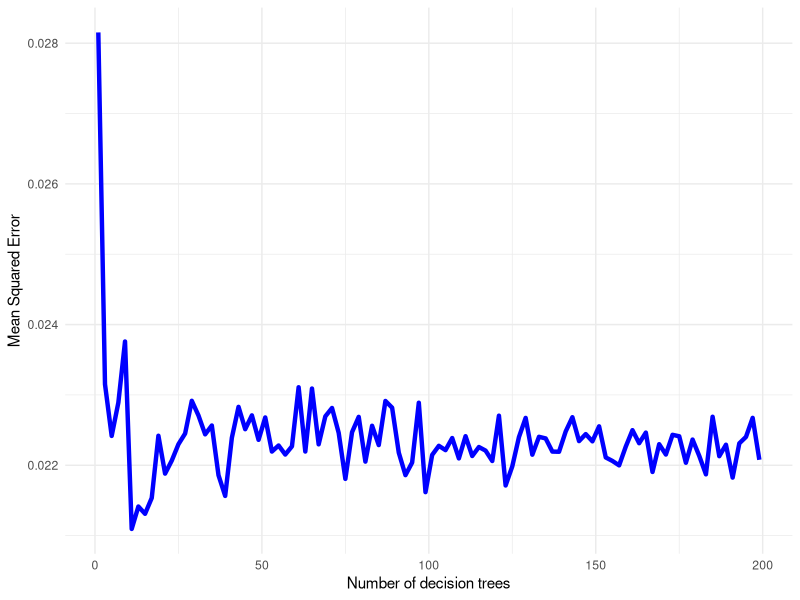

This chart was generated by the following R code:
library(ggplot2)
library(rpart)

set.seed(11)

n <- 500 # num of obs
X <- runif(n)
y <- sin(2 * pi * X) + rnorm(n, sd = 0.1)
data <- data.frame(X = X, Y = y)

bagging_rpart <- function(data, num_trees, sample_size) {
  predictions <- matrix(NA, nrow = nrow(data), ncol = num_trees)
  
  for (i in 1:num_trees) {
    #  bootstrap sample generator
    sample_indices <- sample(nrow(data), size = sample_size, replace = TRUE)
    sample_data <- data[sample_indices, ]
    
    model <- rpart(Y ~ X, data = sample_data)
    
    predictions[, i] <- predict(model, data)
  }
  
  mean_predictions <- rowMeans(predictions, na.rm = TRUE)
  error <- mean((mean_predictions - data$Y)^2)
  
  return(error)
}

results <- data.frame(Number_of_Trees = integer(), MSE = numeric())
tree_counts <- seq(1, 200, by = 2)

for (trees in tree_counts) {
  mse <- bagging_rpart(data, num_trees = trees, sample_size = 500)
  results <- rbind(results, data.frame(Number_of_Trees = trees, MSE = mse))
}

p <- ggplot(results, aes(x = Number_of_Trees, y = MSE)) +
  geom_line(color = "blue", size = 1.5) +
  labs(x = "Number of decision trees",
       y = "Mean Squared Error") +
  theme_minimal()

ggsave("bagging-ntree_MSE.png", plot = p, width = 16, height = 8, dpi = 300)
